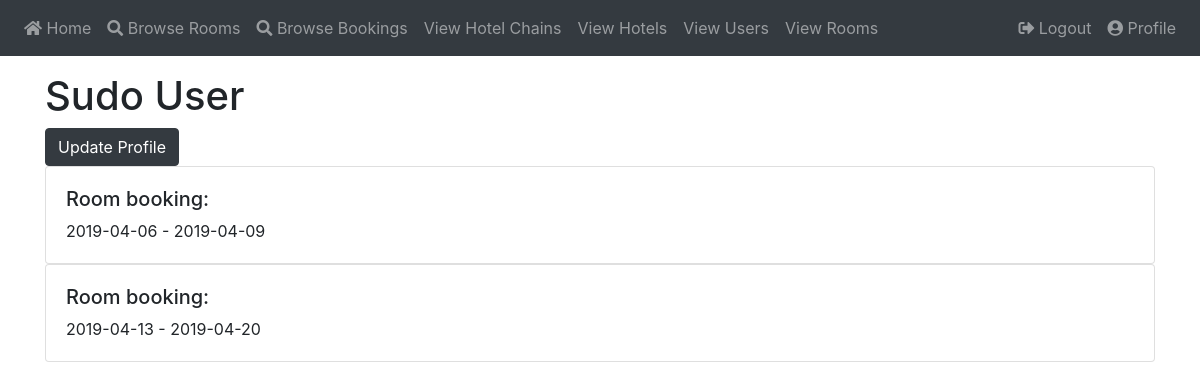
/user/sudo/ (signed in), run on the app's committed database.
### app/models.py (models this page shows, shortened)
class User(UserMixin, db.Model):
    id          = db.Column(db.Integer, primary_key = True)
    username    = db.Column(db.String(64), index = True, unique = True)
    pwd_hash    = db.Column(db.String(128))
    sin         = db.Column(db.Integer, nullable = False)
    first_name  = db.Column(db.String(32), nullable = False)
    middle_name = db.Column(db.String(32), nullable = True)
    last_name   = db.Column(db.String(32), nullable = False)
    email       = db.Column(db.String(128), nullable = False)
    priv        = db.Column(db.Integer, nullable = False, default = 0)
    address     = db.Column(db.Integer, db.ForeignKey('addr.id'))
    phone       = db.Column(db.Integer, db.ForeignKey('phone.id'))

class Booking(db.Model):
    id          = db.Column(db.Integer, primary_key = True)
    checked_in  = db.Column(db.Boolean, nullable = False)
    from_date   = db.Column(db.Date, nullable = False)
    to_date     = db.Column(db.Date, nullable = False)
    room        = db.Column(db.Integer, db.ForeignKey('room.id'))
    user        = db.Column(db.Integer, db.ForeignKey('user.id'))

### app/routes.py (the view)
@app.route("/user/<username>")
@app.route("/user/<username>/")
@login_required
def user(username):
    user = User.query.filter_by(username = username).first_or_404()
    booking_slots = Booking.query.filter_by(user = user.id)
    if booking_slots is None:
        booking_slots = {}
    return render_template(
        'user.html',
        user = user,
        booking = booking_slots,
        c_date = datetime.date.today()
    )

### app/models.py (called while the page is built)
@login.user_loader
def load_user(id):
    return User.query.get(int(id))

### app/templates/user.html
{% extends "base.html" %}
{% block content %}
    <div class="container">
    <h1>{{ user.first_name }} {{ user.last_name }}</h1>
        {% if (current_user.id == user.id) %}
            <a class="btn btn-dark" href="{{ url_for('edit_user', username=user.username) }}">Update Profile</a>
            <br>
            {% include 'view_type/booking.html' %}
        {% endif %}
    </div>
{% endblock %}

### app/templates/view_type/booking.html (shortened to what this page needs)
{% block content %}
    {% for b in booking %}
        <div>
            <div class="card">
                <div class="card-body">
                    <h5>Room booking: </h5>
                    <p class="card-text">
                        {{ b.from_date }} - {{ b.to_date }}
                    </p>
                </div>
            </div>
        </div>
    {% endfor %}
{% endblock %}

### data on the page
User: first_name "Sudo", last_name "User"
Booking: from_date "2019-04-06", to_date "2019-04-09"
Booking: from_date "2019-04-13", to_date "2019-04-20"
